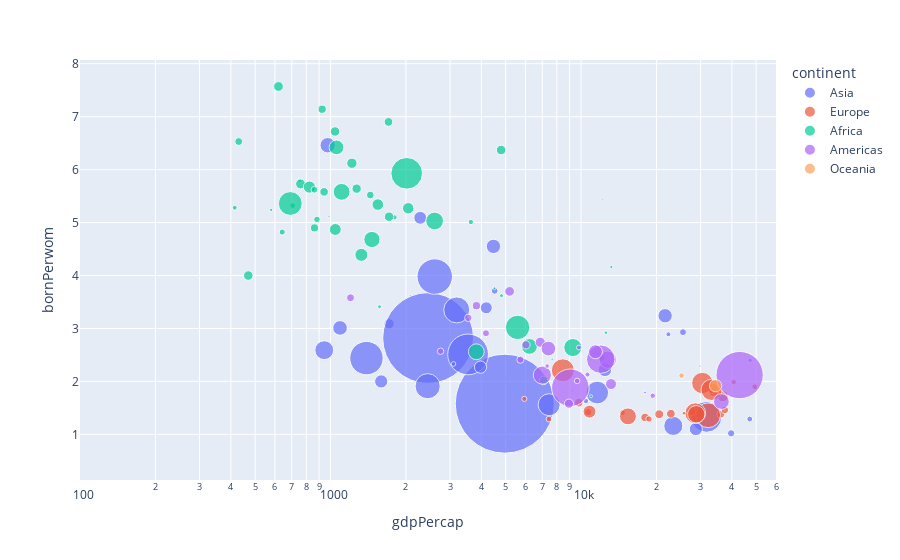

Here is the notebook cell this chart was saved with:
### Code cell
# el mismo bubble chart, con plotly express
px.scatter(df.loc[df['year'] == 2007], x="gdpPercap", 
           y="bornPerwom", color="continent", size="pop", size_max=70, hover_name="country", log_x = True ,range_x = [100,60000])

### Figure 1 — Plotly figure (JSON) as saved in the notebook; plotly's stock layout.template omitted (floating-point values rounded to 4 significant figures)
{"data": [{"hovertemplate": "<b>%{hovertext}</b><br><br>continent=Asia<br>gdpPercap=%{x}<br>bornPerwom=%{y}<br>pop=%{marker.size}<extra></extra>", "hovertext": ["Afghanistan", "Bahrain", "Bangladesh", "Cambodia", "China", "Hong Kong", "India", "Indonesia", "Iran", "Iraq", "Israel", "Japan", "Jordan", "North Korea", "Kuwait", "Lebanon", "Malaysia", "Mongolia", "Myanmar", "Nepal", "Oman", "Pakistan", "Philippines", "Saudi Arabia", "Singapore", "South Korea", "Sri Lanka", "Syria", "Taiwan", "Thailand", "Vietnam", "Yemen"], "legendgroup": "Asia", "marker": {"color": "#636efa", "size": [31889923, 708573, 150448339, 14131858, 1318683096, 6980412, 1110396331, 223547000, 69453570, 27499638, 6426679, 127467972, 6053193, 23301725, 2505559, 3921278, 24821286, 2874127, 47761980, 28901790, 3204897, 169270617, 91077287, 27601038, 4553009, 49044790, 20378239, 19314747, 23174294, 65068149, 85262356, 22211743], "sizemode": "area", "sizeref": 269100.0, "symbol": "circle"}, "mode": "markers", "name": "Asia", "orientation": "v", "showlegend": true, "type": "scatter", "x": [974.6, 29800.0, 1391.0, 1714.0, 4959.0, 39720.0, 2452.0, 3541.0, 11610.0, 4471.0, 25520.0, 31660.0, 4519.0, 1593.0, 47310.0, 10460.0, 12450.0, 3096.0, 944, 1091.0, 22320.0, 2606.0, 3190.0, 21650.0, 47140.0, 23350.0, 3970.0, 4185.0, 28720.0, 7458.0, 2442.0, 2281.0], "xaxis": "x", "y": [6.46, 2.29, 2.44, 3.09, 1.58, 1.02, 2.82, 2.51, 1.79, 4.55, 2.93, 1.33, 3.71, 2, 2.4, 1.63, 2.22, 2.33, 2.59, 3.01, 2.89, 3.98, 3.35, 3.24, 1.29, 1.16, 2.27, 3.39, 1.1, 1.56, 1.91, 5.09], "yaxis": "y"}, {"hovertemplate": "<b>%{hovertext}</b><br><br>continent=Europe<br>gdpPercap=%{x}<br>bornPerwom=%{y}<br>pop=%{marker.size}<extra></extra>", "hovertext": ["Albania", "Austria", "Belgium", "Bosnia and Herzegovina", "Bulgaria", "Croatia", "Czech Republic", "Denmark", "Finland", "France", "Germany", "Greece", "Hungary", "Iceland", "Ireland", "Italy", "Montenegro", "Netherlands", "Norway", "Poland", "Portugal", "Romania", "Serbia", "Slovak Republic", "Slovenia", "Spain", "Sweden", "Switzerland", "Turkey", "United Kingdom"], "legendgroup": "Europe", "marker": {"color": "#EF553B", "size": [3600523, 8199783, 10392226, 4552198, 7322858, 4493312, 10228744, 5468120, 5238460, 61083916, 82400996, 10706290, 9956108, 301931, 4109086, 58147733, 684736, 16570613, 4627926, 38518241, 10642836, 22276056, 10150265, 5447502, 2009245, 40448191, 9031088, 7554661, 71158647, 60776238], "sizemode": "area", "sizeref": 269100.0, "symbol": "circle"}, "mode": "markers", "name": "Europe", "orientation": "v", "showlegend": true, "type": "scatter", "x": [5937.0, 36130.0, 33690.0, 7446.0, 10680.0, 14620.0, 22830.0, 35280.0, 33210.0, 30470.0, 32170.0, 27540.0, 18010.0, 36180.0, 40680.0, 28570.0, 9254.0, 36800.0, 49360.0, 15390.0, 20510.0, 10810.0, 9787.0, 18680.0, 25770.0, 28820.0, 33860.0, 37510.0, 8458.0, 33200.0], "xaxis": "x", "y": [1.67, 1.38, 1.8, 1.29, 1.42, 1.41, 1.39, 1.85, 1.83, 1.97, 1.36, 1.44, 1.32, 2.1, 1.99, 1.4, 1.82, 1.72, 1.9, 1.34, 1.38, 1.43, 1.6, 1.29, 1.4, 1.38, 1.89, 1.46, 2.21, 1.84], "yaxis": "y"}, {"hovertemplate": "<b>%{hovertext}</b><br><br>continent=Africa<br>gdpPercap=%{x}<br>bornPerwom=%{y}<br>pop=%{marker.size}<extra></extra>", "hovertext": ["Algeria", "Angola", "Benin", "Botswana", "Burkina Faso", "Burundi", "Cameroon", "Central African Republic", "Chad", "Comoros", "Rep.Congo", "Cote d'Ivoire", "Djibouti", "Egypt", "Equatorial Guinea", "Eritrea", "Ethiopia", "Gabon", "Gambia", "Ghana", "Guinea", "Guinea+AC0-Bissau", "Kenya", "Lesotho", "Liberia", "Libya", "Madagascar", "Malawi", "Mali", "Mauritania", "Mauritius", "Morocco", "Mozambique", "Namibia", "Niger", "Nigeria", "Reunion", "Rwanda", "Sao Tome and Principe", "Senegal", "Sierra Leone", "Somalia", "South Africa", "Sudan", "Swaziland", "Tanzania", "Togo", "Tunisia", "Uganda", "Zambia", "Zimbabwe"], "legendgroup": "Africa", "marker": {"color": "#00cc96", "size": [33333216, 12420476, 8078314, 1639131, 14326203, 8390505, 17696293, 4369038, 10238807, 710960, 3800610, 18013409, 496374, 80264543, 551201, 4906585, 76511887, 1454867, 1688359, 22873338, 9947814, 1472041, 35610177, 2012649, 3193942, 6036914, 19167654, 13327079, 12031795, 3270065, 1250882, 33757175, 19951656, 2055080, 12894865, 135031164, 798094, 8860588, 199579, 12267493, 6144562, 9118773, 43997828, 42292929, 1133066, 38139640, 5701579, 10276158, 29170398, 11746035, 12311143], "sizemode": "area", "sizeref": 269100.0, "symbol": "circle"}, "mode": "markers", "name": "Africa", "orientation": "v", "showlegend": true, "type": "scatter", "x": [6223.0, 4797.0, 1441.0, 12570.0, 1217.0, 430.1, 2042.0, 706.0, 1704.0, 986.1, 3633.0, 1545.0, 2082.0, 5581.0, 12150.0, 641.4, 690.8, 13210.0, 752.7, 1328.0, 942.7, 579.2, 1463.0, 1569.0, 414.5, 12060.0, 1045.0, 759.3, 1043.0, 1803.0, 10960.0, 3820.0, 823.7, 4811.0, 619.7, 2014.0, 7670.0, 863.1, 1598.0, 1712.0, 862.5, 926.1, 9270.0, 2602.0, 4513.0, 1107.0, 883.0, 7093.0, 1056.0, 1271.0, 469.7], "xaxis": "x", "y": [2.66, 6.37, 5.52, 2.92, 6.12, 6.53, 5.27, 5.32, 6.9, 5.11, 5.01, 5.34, 3.62, 3.02, 5.43, 4.82, 5.36, 4.16, 5.79, 4.39, 5.58, 5.24, 4.68, 3.41, 5.28, 2.44, 4.87, 5.73, 6.72, 5.1, 1.72, 2.56, 5.67, 3.62, 7.57, 5.93, 2.42, 4.9, 4.93, 5.11, 5.62, 7.14, 2.64, 5.03, 3.76, 5.58, 5.06, 2.02, 6.42, 5.64, 4], "yaxis": "y"}, {"hovertemplate": "<b>%{hovertext}</b><br><br>continent=Americas<br>gdpPercap=%{x}<br>bornPerwom=%{y}<br>pop=%{marker.size}<extra></extra>", "hovertext": ["Argentina", "Bolivia", "Brazil", "Canada", "Chile", "Colombia", "Costa Rica", "Cuba", "Dominican Republic", "Ecuador", "El Salvador", "Guatemala", "Haiti", "Honduras", "Jamaica", "Mexico", "Nicaragua", "Panama", "Paraguay", "Peru", "Puerto Rico", "Trinidad and Tobago", "United States", "Uruguay", "Venezuela"], "legendgroup": "Americas", "marker": {"color": "#ab63fa", "size": [40301927, 9119152, 190010647, 33390141, 16284741, 44227550, 4133884, 11416987, 9319622, 13755680, 6939688, 12572928, 8502814, 7483763, 2780132, 108700891, 5675356, 3242173, 6667147, 28674757, 3942491, 1056608, 301139947, 3447496, 26084662], "sizemode": "area", "sizeref": 269100.0, "symbol": "circle"}, "mode": "markers", "name": "Americas", "orientation": "v", "showlegend": true, "type": "scatter", "x": [12780.0, 3822.0, 9066.0, 36320.0, 13170.0, 7007.0, 9645.0, 8948.0, 6025.0, 6873.0, 5728.0, 5186.0, 1202.0, 3548.0, 7321.0, 11980.0, 2749.0, 9809.0, 4173.0, 7409.0, 19330.0, 18010.0, 42950.0, 10610.0, 11420.0], "xaxis": "x", "y": [2.41, 3.43, 1.88, 1.62, 1.95, 2.12, 2.01, 1.58, 2.69, 2.74, 2.41, 3.7, 3.58, 3.2, 2.29, 2.42, 2.57, 2.64, 2.91, 2.62, 1.73, 1.79, 2.12, 2.13, 2.56], "yaxis": "y"}, {"hovertemplate": "<b>%{hovertext}</b><br><br>continent=Oceania<br>gdpPercap=%{x}<br>bornPerwom=%{y}<br>pop=%{marker.size}<extra></extra>", "hovertext": ["Australia", "New Zealand"], "legendgroup": "Oceania", "marker": {"color": "#FFA15A", "size": [20434176, 4115771], "sizemode": "area", "sizeref": 269100.0, "symbol": "circle"}, "mode": "markers", "name": "Oceania", "orientation": "v", "showlegend": true, "type": "scatter", "x": [34440.0, 25190.0], "xaxis": "x", "y": [1.92, 2.11], "yaxis": "y"}], "layout": {"legend": {"itemsizing": "constant", "title": {"text": "continent"}, "tracegroupgap": 0}, "margin": {"t": 60}, "xaxis": {"anchor": "y", "domain": [0, 1], "range": [2, 4.778], "title": {"text": "gdpPercap"}, "type": "log"}, "yaxis": {"anchor": "x", "domain": [0, 1], "title": {"text": "bornPerwom"}}}}
